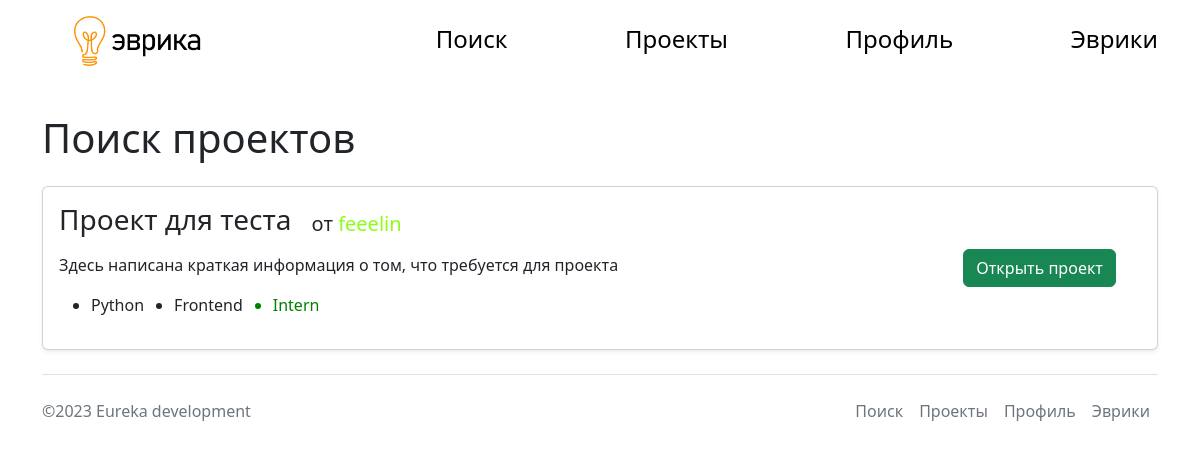
Page /search (signed in) on the committed database.
### main.py (models this page shows, shortened)
class Project(db.Model):
    id = db.Column(db.Integer, primary_key=True)
    title = db.Column(db.String(20), nullable=False)
    about = db.Column(db.Text, nullable=False)
    image = db.Column(db.String)
    front_language = db.Column(db.Integer, nullable=False)
    back_language = db.Column(db.String, nullable=False)
    level = db.Column(db.String, nullable=False)
    founder_id = db.Column(db.Integer, nullable=False)
    intro = db.Column(db.String(240))

class User(UserMixin, db.Model):
    id = db.Column(db.Integer, primary_key=True)
    nick = db.Column(db.String(16), nullable=False)
    email = db.Column(db.String, nullable=False)
    name = db.Column(db.String)
    second_name = db.Column(db.String)
    about = db.Column(db.Text)
    level = db.Column(db.String, nullable=False)
    main_language = db.Column(db.String, nullable=False)
    password = db.Column(db.String, nullable=False)
    img = db.Column(db.String)
    def __repr__(self):
        return self.nick

### main.py (the view)
@app.route('/search')
@login_required
def search():
    projects = db.session.query(Project).filter_by(back_language=current_user.main_language).all()
    if current_user.main_language == 'JavaScript':
        frontend = db.session.query(Project).filter_by(front_language=1).all()
        for project in frontend:
            projects.append(project)
    id = [i.founder_id for i in projects]
    founders = []
    for i in id:
        founders.append(db.session.query(User).filter_by(id=i).first())
    return render_template('search.html', title='Поиск', projects=projects, founders=founders, current_user=current_user, ids=id)

### main.py (called while the page is built)
@login_manager.user_loader
def load_user(user_id):
    return User.query.get(user_id)

### templates/search.html
{%extends 'base.html'%}
{%block body%}
<h1 class='py-3'>Поиск проектов</h1>
{% if projects %}
{% for el in projects %}
{% if el.founder_id != current_user.id %}
<div class="col">
<div class="card shadow-sm" style="margin-bottom: 10px">
<div class="card-body" style='display: flex'>
<div class="card-text">
<div class="card-title">
<h3 class="card-text" style='text-align: left'>{{el.title}}</h3>
<p style="margin-left: 20px; font-size: 20px; margin-top:auto;
margin-bottom: auto">от <a href="profile/{{ids[projects.index(el)]}}" style='text-decoration: none'>{{ founders[projects.index(el)] }}</a></p>
</div>
<p>{{el.intro}}</p>
<ul style='display: flex'>
  <li>{{el.back_language}}</li>
  {% if el.front_language %}<li style='margin-left: 30px'>Frontend</li>{% endif %}
  {%if el.level == current_user.level%}
  <li style='margin-left: 30px; color: green'>{{ el.level }}</li>
  {% else %}
  <li style='margin-left: 30px; color: red'>{{ el.level }}</li>
  {%endif%}
</ul>
</div>
<div class="proj_search_open">
<a href='/projects/{{el.id}}' class="btn btn-success" style='margin-right: 5px'>Открыть проект</a>
</div>
</div>
</div>
</div>
{% endif %}
{%endfor%}
{% else %}
<p>Здесь удивительно пусто</p>
{% endif %}
{%endblock%}

### static/css/style.css (style rules this page uses)
a { color: #8aff15; }
.proj_search_open { margin-right: 20px; margin-left: auto; margin-top: auto; margin-bottom: auto; }
.card-title { display: flex; }

### rows in the picture
Project: title "Проект для теста", intro "Здесь написана краткая информация о том, что требуется для проекта", back_language "Python", front_language "Frontend", level "Intern"
User: nick "feeelin"
